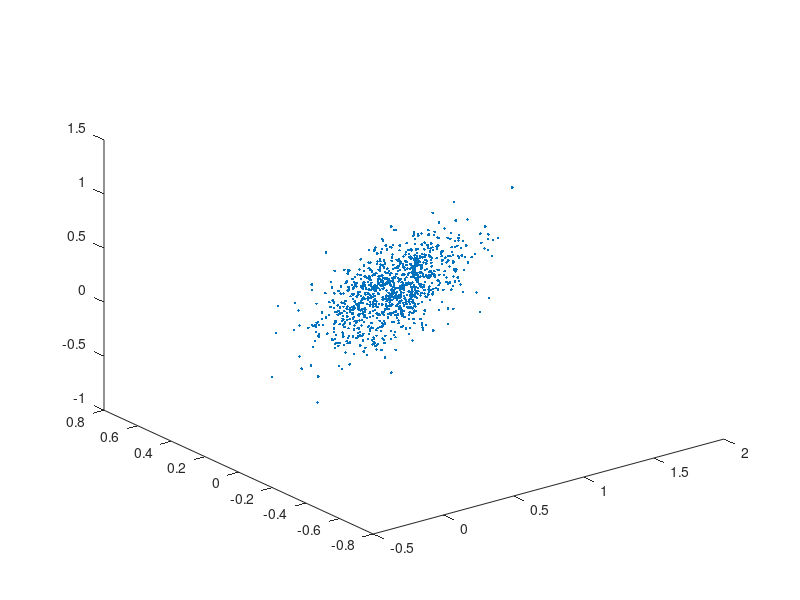

This chart was generated by the following MATLAB code:
% Create some random data
D=3;
n=1000;
g_mu=rand(1,D);
g_sigma=cov(rand(4,D));
X = mvnrnd(g_mu,g_sigma,n);

% Plot data cloud
plot3(X(:,1),X(:,2),X(:,3),'.');
